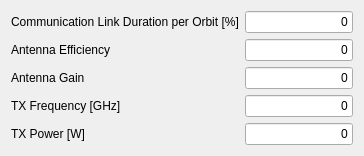
  <widget class="QWizardPage" name="wizardPage8">
   <property name="title">
    <string>TT/C Details</string>
   </property>
   <property name="subTitle">
    <string>Give the Antenna parameters and Link Budget Informations.</string>
   </property>
   <layout class="QGridLayout" name="gridLayout_14">
    <item row="0" column="0">
     <widget class="QLabel" name="label_41">
      <property name="text">
       <string>Communication Link Duration per Orbit [%]</string>
      </property>
     </widget>
    </item>
    <item row="0" column="1">
     <widget class="QLineEdit" name="CommLinDurationPercentageLineEdit">
      <property name="text">
       <string>0</string>
      </property>
      <property name="alignment">
       <set>Qt::AlignRight|Qt::AlignTrailing|Qt::AlignVCenter</set>
      </property>
     </widget>
    </item>
    <item row="1" column="0">
     <widget class="QLabel" name="label_37">
      <property name="text">
       <string>Antenna Efficiency</string>
      </property>
     </widget>
    </item>
    <item row="1" column="1">
     <widget class="QLineEdit" name="AntennaEfficiencyLineEdit">
      <property name="text">
       <string>0</string>
      </property>
      <property name="alignment">
       <set>Qt::AlignRight|Qt::AlignTrailing|Qt::AlignVCenter</set>
      </property>
     </widget>
    </item>
    <item row="2" column="0">
     <widget class="QLabel" name="label_38">
      <property name="text">
       <string>Antenna Gain</string>
      </property>
     </widget>
    </item>
    <item row="2" column="1">
     <widget class="QLineEdit" name="AntennaGainLineEdit">
      <property name="text">
       <string>0</string>
      </property>
      <property name="alignment">
       <set>Qt::AlignRight|Qt::AlignTrailing|Qt::AlignVCenter</set>
      </property>
     </widget>
    </item>
    <item row="3" column="0">
     <widget class="QLabel" name="label_39">
      <property name="text">
       <string>TX Frequency [GHz]</string>
      </property>
     </widget>
    </item>
    <item row="3" column="1">
     <widget class="QLineEdit" name="TXFrequencyLineEdit">
      <property name="text">
       <string>0</string>
      </property>
      <property name="alignment">
       <set>Qt::AlignRight|Qt::AlignTrailing|Qt::AlignVCenter</set>
      </property>
     </widget>
    </item>
    <item row="4" column="0">
     <widget class="QLabel" name="label_40">
      <property name="text">
       <string>TX Power [W]</string>
      </property>
     </widget>
    </item>
    <item row="4" column="1">
     <widget class="QLineEdit" name="TXPowerLineEdit">
      <property name="text">
       <string>0</string>
      </property>
      <property name="alignment">
       <set>Qt::AlignRight|Qt::AlignTrailing|Qt::AlignVCenter</set>
      </property>
     </widget>
    </item>
   </layout>
  </widget>
